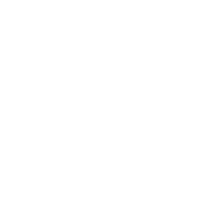
Frame 1 (no input)
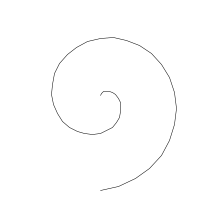
Frame 60 (the mouse pressed at the canvas centre just before this capture)
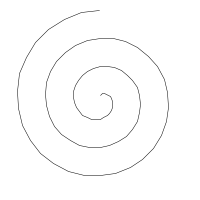
Frame 120 (the mouse held since frame 60 and released just before this capture)

The Processing sketch that drew these frames (run headless with seeded random() and noise(); from frame 60 on, the mouse is pressed at the canvas centre):

// Processing sketch: processing_1705
// ── processing_1705.pde


void setup ()
{
    size( 200, 200 );   
    frameRate(10);
    strokeWeight( 0.5 );
    smooth();
}

void draw ()
{
    background( 255 );

    spiral( width/2, height/2, 5, 90, (frameCount * 0.025) % 25 );
}

void spiral ( int x, int y, float radius_inner, float radius_outer, float turns )
{
    float res = 12;
    float r = 0.0;
    float d = 0.0;
    float dsteps = (360.0/res)*turns;
    int s = 0;

    beginShape();

    for ( float i = 0; i <= (360*turns); i+=res )
    {
        d = map( s, 0, dsteps, radius_inner, radius_outer );
        s++;
        r = -HALF_PI + radians( i );
        vertex( x + cos(r) * d, y + sin(r) * d );
    }

    endShape();
}
